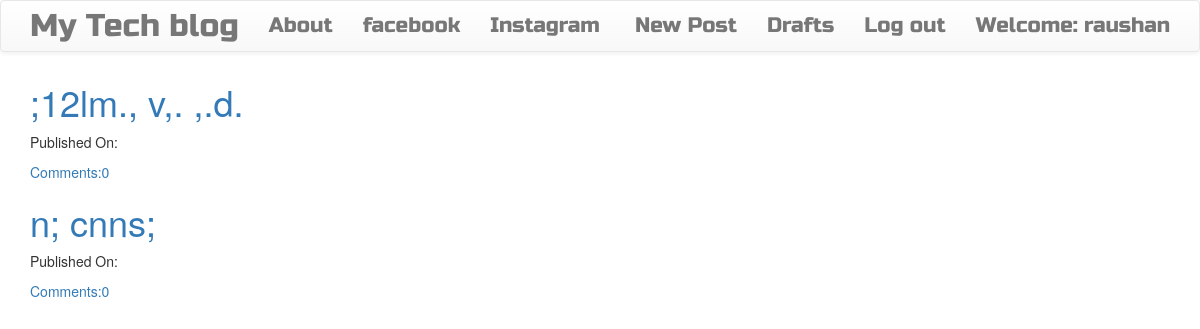
Page /drafts/ (signed in) on the committed database.
### blog/models.py (models this page shows, shortened)
class Post(models.Model):
    author = models.ForeignKey('auth.User')
    title = models.CharField(max_length=200)
    text = models.TextField()
    created_date = models.DateTimeField(default=timezone.now)
    published_date = models.DateTimeField(blank=True, null=True)
    def approve_comments(self):
        return self.comments.filter(approved_comment=True)

### blog/views.py (the view)
# urls.py: url(r'^drafts/$',views.DraftListView.as_view(),name='post_draft_list'),
class DraftListView(LoginRequiredMixin,ListView):
    login_url='/login/'
    redirect_field_name='blog/post_list.html'
    model=Post
    def get_queryset(self):
        return Post.objects.filter(published_date__isnull=True).order_by("-created_date")

### blog/templates/blog/post_list.html
{% extends "blog/base.html" %}
{%block content %}
  <div class="centerstage">
    {% for post in post_list %}
    <div class="post">
     <h1><a href="{%url 'post_detail' pk=post.pk%}">{{post.title}}</a></h1>
     <div class="date">
       <p>Published On:{{post.Published|date:"D M Y"}}</p>
     </div>
     <a href="{% url 'post_detail' pk=post.pk%}">Comments:{{post.approve_comments.count}}</a>
   </div>
    {% endfor %}
  </div>
{% endblock %}

### blog/templates/blog/base.html (shortened to what this page needs)
<!DOCTYPE html>
{% load staticfiles %}
<html>
    <head>
        <link rel="stylesheet" href="https://maxcdn.bootstrapcdn.com/bootstrap/3.3.7/css/bootstrap.min.css">
        <link rel="stylesheet" href="https://maxcdn.bootstrapcdn.com/bootstrap/3.3.7/css/bootstrap-theme.min.css">
        <link rel="stylesheet" href="//cdn.jsdelivr.net/medium-editor/latest/css/medium-editor.min.css" type="text/css" media="screen" charset="utf-8">
        <link rel="stylesheet" href="{% static 'css/blog.css' %}">
<body class='loader back'>
  <nav class="navbar navbar-default techfont custom-navbar">
    <div class="container">
      <ul class="nav navbar-nav">
        <li><a class='navbar-brand bigbrand' href="{% url 'post_list' %}">My Tech blog</a></li>
        <li><a href="{% url 'about'%}">About</a></li>
        <li><a href="https://www.facebook.com">facebook</a></li>
        <li><a href="https://www.instagram.com">Instagram</a></li>
      </ul>
      <ul class="nav navbar-nav navbar-right">
        {% if user.is_authenticated %}
        <li>
          <a href="{% url 'post_new' %}">New Post</a>
        </li>
        <li>
          <a href="{% url 'post_draft_list' %}">Drafts</a>
        </li>
        <li>
          <a href="{% url 'logout' %}" >Log out</a>
        </li>
        <li>
          <a >Welcome: {{ user.username }}</a>
        </li>
          {% else %}
          <li><a class='nav navbar-right' href="{% url 'login' %}" ><span class="glyphicon glyphicon-user"></span></a></li>
        {% endif %}
      </ul>
  </div>
</nav>
        <div class="content container">
            <div class="row">
                <div class="col-md-8">
                  <div class="blog_posts">
                    {% block content %}
                    {% endblock %}
                  </div>
                </div>
            </div>
        </div>
</body>
</html>

### blog/static/css/blog.css (style rules this page uses)
.techfont { font-family: 'Russo One', sans-serif; font-size: 1.5em; margin-bottom: 10px; }
.centerstage { margin-left: auto; margin-right: auto; }
.bigbrand { font-size: 1.5em; }
.loader { filter:hue-rotate(0deg); color: linear-gradient(45deg,#0f8,#08f); animation:hue 5000ms infinite linear; }

### rows in the picture
Post: title ";12lm., v,. ,.d.", approve_comments.count "0"
Post: title "n; cnns;", approve_comments.count "0"

### other values in the picture
{{ user.username }} "raushan"
